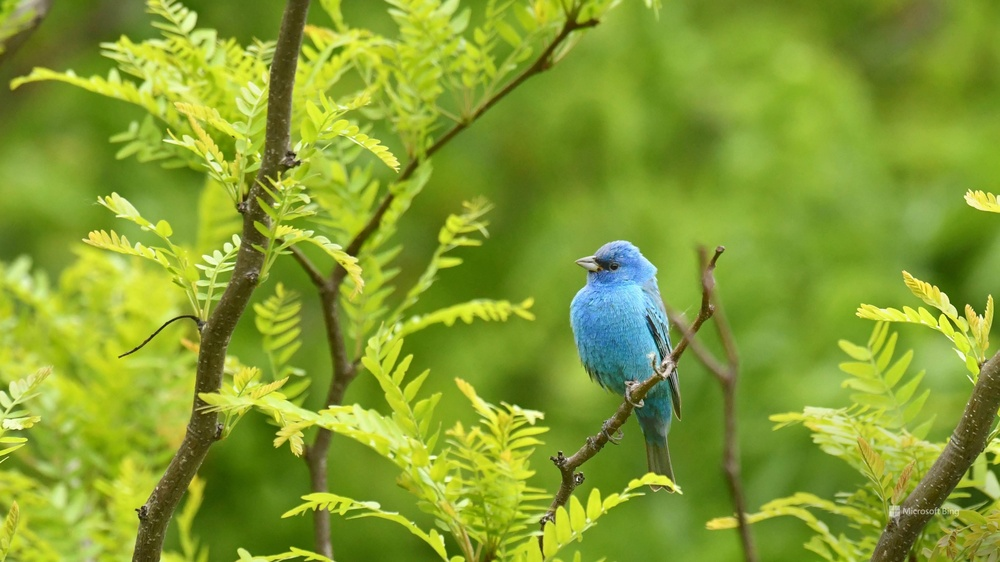
#> input picture Day6/img.jpg, 1000 x 562 px, shrunk from 3840 x 2160 before the run
$ python image.py
#> lines starting #> are read from the running program, lines starting #| are printed output that depends on the picture
from PIL import Image
import PIL.ImageOps
img = Image.open("./img.jpg")
#> img is the input picture: PIL image 1000x562 RGB; mean R, G, B 132.1, 158.5, 47

inverted_img =  PIL.ImageOps.invert(img)
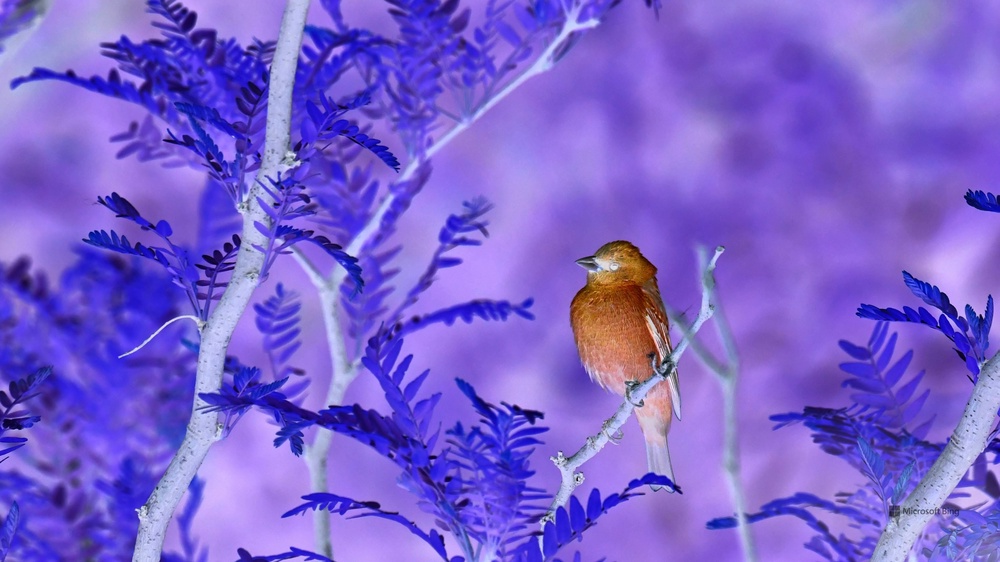
#> inverted_img: PIL image 1000x562 RGB; mean R, G, B 122.9, 96.5, 208
inverted_img.save("inverted_image.jpg")
